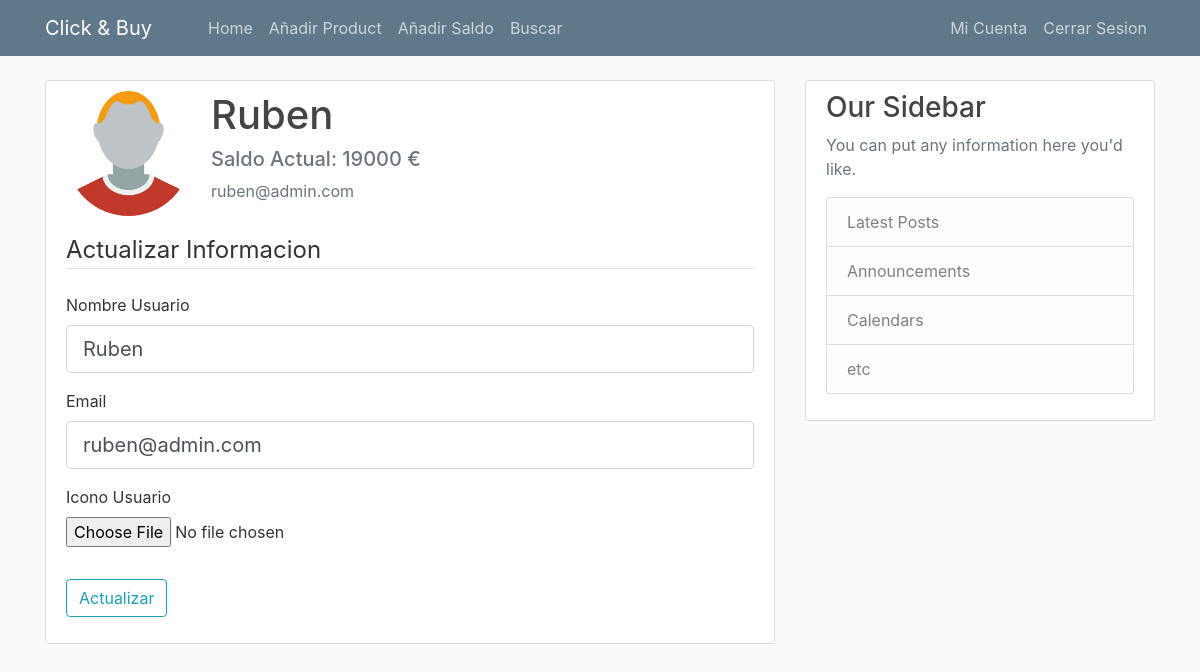
Page /account (signed in) on the committed database.
### clickbuy/models.py (models this page shows, shortened)
class User(db.Model, UserMixin):
    id = db.Column(db.Integer, primary_key=True)
    username = db.Column(db.String(20), unique=True, nullable=False)
    email = db.Column(db.String(120), unique=True, nullable=False)
    image_file = db.Column(db.String(20), nullable=False, default='default.png')
    wallet = db.Column(db.Integer, nullable=False, default=0)
    password = db.Column(db.String(60), nullable=False)
    products = db.relationship('Products', backref='author', lazy=True)

### clickbuy/routes.py (the view)
@app.route('/account', methods=['GET', 'POST'])
@login_required
def account():
    form = UpdateAccountForm()
    if form.validate_on_submit():
        if form.picture.data:
            picture_file = save_picture(form.picture.data)
            current_user.image_file = picture_file
        current_user.username = form.username.data
        current_user.email = form.email.data
        db.session.commit()
        flash(f'Se ha actualizado la informacion de tu cuenta!', 'success')
        return redirect(url_for('account'))
    elif request.method == 'GET':
        form.username.data = current_user.username
        form.email.data = current_user.email
    image_file = url_for('static', filename='profile_pics/' + current_user.image_file)
    return render_template('account.html', title='Account', image_file=image_file, form=form)

### clickbuy/forms.py (shortened to what this page needs)
class UpdateAccountForm(FlaskForm):
    username = StringField('Nombre Usuario', validators=[DataRequired()])
    email = StringField('Email', validators=[DataRequired(), Email()])
    picture = FileField('Icono Usuario', validators=[FileAllowed(['jpg', 'png'])])
    submit = SubmitField('Actualizar')

### clickbuy/models.py (called while the page is built)
@login_manager.user_loader
def load_user(user_id):
    return User.query.get(int(user_id))

### clickbuy/templates/account.html (shortened to what this page needs)
{% extends "layout.html" %}
{% block content %}
    <div class="content-section">
      <div class="media">
        <img class="rounded-circle account-img" src="{{ image_file }}">
        <div class="media-body">
          <h2 class="account-heading">{{ current_user.username }}</h2>
          <h5 class="text-secondary">Saldo Actual: {{ current_user.wallet }} €</h5>
          <p class="text-secondary"> {{ current_user.email }}</p>
        </div>
      </div>
      <form method="POST" action="" enctype="multipart/form-data">
            <fieldset class="form-group">
                <legend class="border-bottom mb-4">Actualizar Informacion</legend>
                <div class="form-group">
                    {{ form.username.label(class="form-control-label") }}
                    {% if form.username.errors %}
                        {{ form.username(class="form-control form-control-lg is-invalid") }}
                        <div class="invalid-feedback">
                            {% for error in form.username.errors %}
                                <span> {{ error }}</span>
                            {% endfor %}
                        </div>
                    {% else %}
                        {{ form.username(class="form-control form-control-lg") }}
                    {% endif %}
                </div>
                <div class="form-group">
                    {{ form.email.label(class="form-control-label") }}
                     {% if form.email.errors %}
                        {{ form.email(class="form-control form-control-lg is-invalid") }}
                        <div class="invalid-feedback">
                            {% for error in form.email.errors %}
                                <span> {{ error }}</span>
                            {% endfor %}
                        </div>
                    {% else %}
                        {{ form.email(class="form-control form-control-lg") }}
                    {% endif %}
                </div>
                 <div class="form-group">
                     {{ form.picture.label() }}
                     {{ form.picture(class="form-control-file") }}
                 </div>
            </fieldset>
            <div class="form-group">
                    {{ form.submit(class="btn btn-outline-info") }}
            </div>
      </form>
    </div>
{% endblock content %}

### clickbuy/static/main.css (style rules this page uses)
body { background: #fafafa; color: #333333; margin-top: 5rem; }
h1, h2, h3, h4, h5, h6 { color: #444444; }
.content-section { background: #ffffff; padding: 10px 20px; border: 1px solid #dddddd; border-radius: 3px; margin-bottom: 20px; }
.account-img { height: 125px; width: 125px; margin-right: 20px; margin-bottom: 16px; }
.account-heading { font-size: 2.5rem; }

### rows in the picture
User: username "Ruben", wallet "19000", email "ruben@admin.com"
